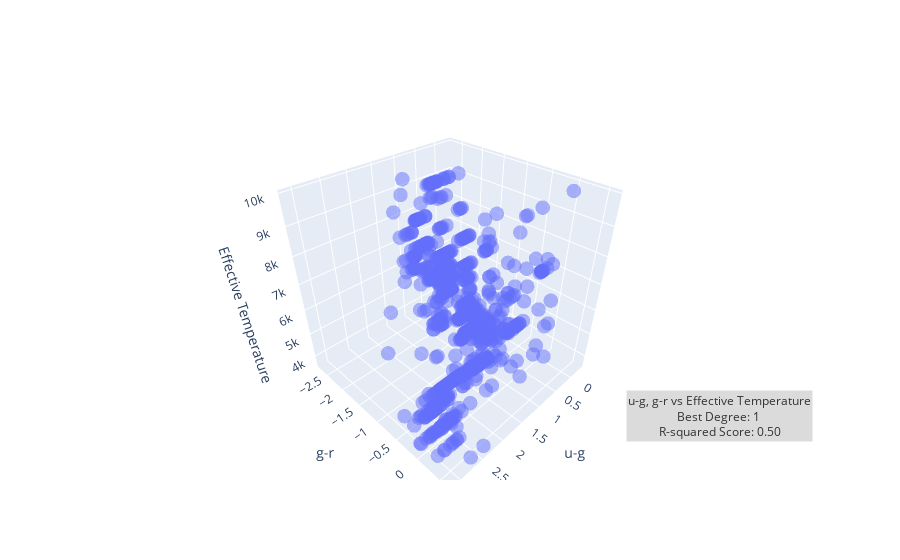

The cell this chart's notebook holds for it:
### Code cell
ug_gr = pd.DataFrame()
ug_gr = color_filters_df["u_g"] + color_filters_df["metallicity"]

x_train, x_test, y_train, y_test = train_test_split(ug_gr, color_filters_df["temperature"], test_size=0.2, random_state=42) 
x_train_reshape = x_train.values.reshape(-1, 1) 
x_test_reshape = x_test.values.reshape(-1, 1)

u_g_x_train, u_g_x_test, u_g_y_train, u_g_y_test = train_test_split(color_filters_df["u_g"], color_filters_df["temperature"], test_size=0.2, random_state=42) 
u_g_x_train_reshape = u_g_x_train.values.reshape(-1, 1) 
u_g_x_test_reshape = u_g_x_test.values.reshape(-1, 1)

g_r_x_train, g_r_x_test, g_r_y_train, g_r_y_test = train_test_split(color_filters_df["metallicity"], color_filters_df["temperature"], test_size=0.2, random_state=42) 
g_r_x_train_reshape = g_r_x_train.values.reshape(-1, 1) 
g_r_x_test_reshape = g_r_x_test.values.reshape(-1, 1)

best_score = 0
best_prediction = None
best_degree = 0

for i in range(1, 2):
    poly = PolynomialFeatures(degree=i)

    x_train_tf = poly.fit_transform(x_train_reshape)
    x_test_tf = poly.fit_transform(x_test_reshape)

    model = LinearRegression()
    model.fit(x_train_tf, y_train)

    predictions = model.predict(x_test_tf)

    r2 = r2_score(y_test, predictions)
    
    if r2 > best_score:
        best_score = r2
        best_prediction = predictions
        best_degree = i

import plotly.graph_objects as go
# Create a 3D scatter plot
fig = go.Figure(data=[go.Scatter3d(x=u_g_x_test, y=g_r_x_test, z=u_g_y_test, mode='markers', name='Stars')])

# fig.add_trace(go.Scatter3d(
#     x=u_g_x_test, 
#     y=g_r_x_test, 
#     z=best_prediction,
#     mode='lines',
#     name='Best fit line'
# ))

# Annotation
description = 'u-g, metallicity vs Effective Temperature<br>'
description += f'Best Degree: {best_degree}\n<br>'
description += f'R-squared Score: {best_score:.2f}<br>'

# Add a text annotation
fig.add_annotation(
    text=description,
    xref="paper", yref="paper",
    x=0.99, y=0.1,
    showarrow=False,
    font=dict(size=12, color="black"),
    bgcolor="lightgrey",
    opacity=0.8
)

# Customize the appearance if needed
fig.update_traces(marker=dict(size=5, opacity=0.5))

# Add labels
fig.update_layout(scene=dict(xaxis_title='u-g', yaxis_title='metallicity', zaxis_title='Effective Temperature'))

# Show the interactive plot
fig.show()

### Figure 1 — Plotly figure (JSON) as saved in the notebook; plotly's stock layout.template omitted (floating-point values rounded to 4 significant figures; data arrays with more than 128 entries replaced by an {"elided": "..."} marker saying what was removed)
{"data": [{"marker": {"opacity": 0.5, "size": 5}, "mode": "markers", "name": "Stars", "type": "scatter3d", "x": {"elided": "862 float values"}, "y": {"elided": "862 float values"}, "z": {"elided": "862 int values"}}], "layout": {"annotations": [{"bgcolor": "lightgrey", "font": {"color": "black", "size": 12}, "opacity": 0.8, "showarrow": false, "text": "u-g, g-r vs Effective Temperature<br>Best Degree: 1\n<br>R-squared Score: 0.50<br>", "x": 0.99, "xref": "paper", "y": 0.1, "yref": "paper"}], "scene": {"xaxis": {"title": {"text": "u-g"}}, "yaxis": {"title": {"text": "g-r"}}, "zaxis": {"title": {"text": "Effective Temperature"}}}}}
